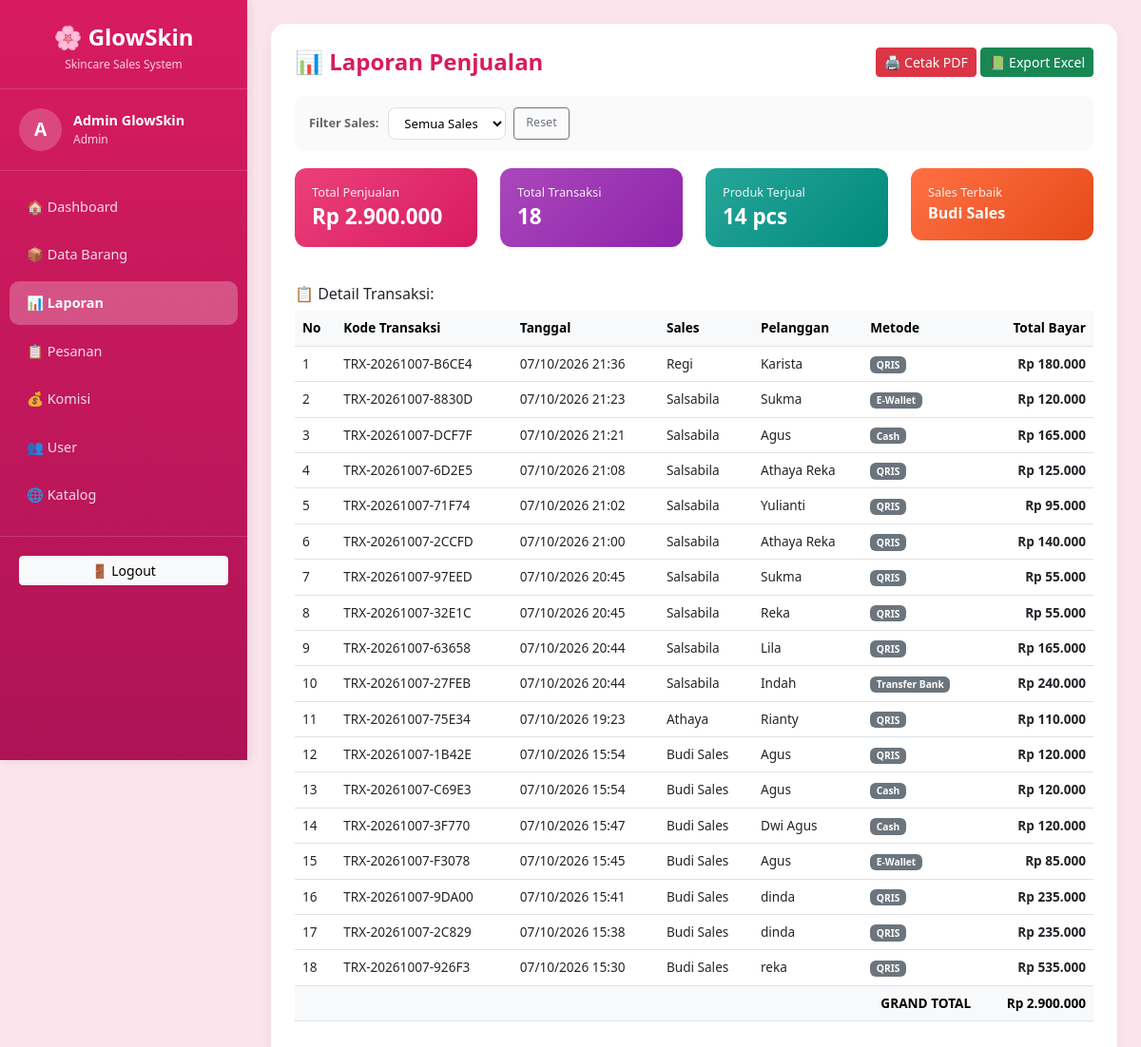
/views/laporan/index.php (signed in), run on the app's committed database.
### tables this page shows
CREATE TABLE `transaksi` (
  `id_transaksi` int(11) NOT NULL,
  `kode_transaksi` varchar(50) NOT NULL,
  `tanggal` datetime DEFAULT current_timestamp(),
  `id_user` int(11) NOT NULL,
  `nama_pelanggan` varchar(100) DEFAULT NULL,
  `metode_bayar` varchar(50) DEFAULT 'Cash',
  `total_bayar` decimal(12,2) NOT NULL,
  `uang_diterima` decimal(12,2) DEFAULT 0.00,
  `kembalian` decimal(12,2) DEFAULT 0.00
);

CREATE TABLE `users` (
  `id_user` int(11) NOT NULL,
  `nama_lengkap` varchar(100) NOT NULL,
  `username` varchar(50) NOT NULL,
  `password` varchar(255) NOT NULL,
  `role` enum('admin','sales') NOT NULL,
  `komisi_persen` decimal(5,2) DEFAULT 0.00,
  `created_at` timestamp NOT NULL DEFAULT current_timestamp()
);

### config/helper.php (called while the page is built, shortened)
<?php
function rupiah($angka) {
    return "Rp " . number_format($angka, 0, ',', '.');
}
?>

### views/laporan/index.php (the view, shortened to what this page needs)
<?php
require_once '../../config/koneksi.php';
require_once '../../config/helper.php';
$filter_sales = isset($_GET['sales']) ? $_GET['sales'] : 'semua';
$where = "";
$query = "SELECT t.*, u.nama_lengkap
          FROM transaksi t
          JOIN users u ON t.id_user = u.id_user
          $where
          ORDER BY t.tanggal DESC";
$result = mysqli_query($koneksi, $query);
$total_semua = 0;
$data_laporan = [];
while ($row = mysqli_fetch_assoc($result)) {
    $total_semua += $row['total_bayar'];
    $data_laporan[] = $row;
}
$total_transaksi = count($data_laporan);
if ($filter_sales != 'semua') {
    $total_produk_terjual = mysqli_fetch_assoc(mysqli_query($koneksi,
        "SELECT SUM(d.jumlah) as total FROM detail_transaksi d
         JOIN transaksi t ON d.id_transaksi = t.id_transaksi
         WHERE t.id_user = '$filter_sales'"))['total'] ?? 0;
} else {
    $total_produk_terjual = mysqli_fetch_assoc(mysqli_query($koneksi,
        "SELECT SUM(jumlah) as total FROM detail_transaksi"))['total'] ?? 0;
}
if ($filter_sales == 'semua') {
    $sales_terbaik = mysqli_fetch_assoc(mysqli_query($koneksi,
        "SELECT u.nama_lengkap, SUM(t.total_bayar) as total
         FROM transaksi t JOIN users u ON t.id_user = u.id_user
         GROUP BY t.id_user ORDER BY total DESC LIMIT 1"));
} else {
    $sales_terbaik = mysqli_fetch_assoc(mysqli_query($koneksi,
        "SELECT u.nama_lengkap FROM users u WHERE u.id_user = '$filter_sales'"));
}
$nama_sales_terpilih = '';
?>
<!DOCTYPE html>
<html lang="id">
<head>
    <link href="https://cdn.jsdelivr.net/npm/bootstrap@5.3.0/dist/css/bootstrap.min.css" rel="stylesheet">
</head>
<body>
<?php include '../partials/sidebar.php'; ?>
<div class="main-content">
    <div class="page-card">
        <div class="page-header no-print">
            <h4>📊 Laporan Penjualan <?= $filter_sales != 'semua' ? '- ' . htmlspecialchars($nama_sales_terpilih) : ''; ?></h4>
            <div>
                <button onclick="window.print()" class="btn btn-danger btn-sm">🖨️ Cetak PDF</button>
                <a href="export_excel.php?sales=<?= $filter_sales; ?>" class="btn btn-success btn-sm">📗 Export Excel</a>
            </div>
        </div>
        <div class="filter-bar no-print">
            <label>Filter Sales:</label>
            <form method="GET" style="display: inline-flex; gap: 8px; margin: 0;">
                <select name="sales" onchange="this.form.submit()">
                    <option value="semua" <?= $filter_sales == 'semua' ? 'selected' : ''; ?>>Semua Sales</option>
                </select>
                <a href="index.php" class="btn btn-outline-secondary btn-sm" style="font-size: 0.78rem; padding: 6px 12px;">Reset</a>
            </form>
        </div>
        <div class="row mb-4 no-print">
            <div class="col-md-3 mb-3">
                <div class="stat-card" style="background: linear-gradient(135deg, #ec407a, #d81b60);">
                    <h6>Total Penjualan</h6>
                    <h3><?= rupiah($total_semua); ?></h3>
                </div>
            </div>
            <div class="col-md-3 mb-3">
                <div class="stat-card" style="background: linear-gradient(135deg, #ab47bc, #8e24aa);">
                    <h6>Total Transaksi</h6>
                    <h3><?= $total_transaksi; ?></h3>
                </div>
            </div>
            <div class="col-md-3 mb-3">
                <div class="stat-card" style="background: linear-gradient(135deg, #26a69a, #00897b);">
                    <h6>Produk Terjual</h6>
                    <h3><?= $total_produk_terjual; ?> pcs</h3>
                </div>
            </div>
            <div class="col-md-3 mb-3">
                <div class="stat-card" style="background: linear-gradient(135deg, #ff7043, #e64a19);">
                    <h6><?= $filter_sales == 'semua' ? 'Sales Terbaik' : 'Nama Sales'; ?></h6>
                    <h3 style="font-size: 1rem;"><?= $sales_terbaik['nama_lengkap'] ?? '-'; ?></h3>
                </div>
            </div>
        </div>
        <h6 class="mb-2 no-print">📋 Detail Transaksi:</h6>
        <div class="table-responsive">
            <table class="table table-hover align-middle" style="font-size: 0.85rem;">
                <thead class="table-light">
                    <tr>
                        <th>No</th>
                        <th>Kode Transaksi</th>
                        <th>Tanggal</th>
                        <?php if ($filter_sales == 'semua'): ?><th>Sales</th><?php endif; ?>
                        <th>Pelanggan</th>
                        <th>Metode</th>
                        <th class="text-end">Total Bayar</th>
                    </tr>
                </thead>
                <tbody>
                    <?php $no = 1; foreach ($data_laporan as $row): ?>
                    <tr>
                        <td><?= $no++; ?></td>
                        <td><?= $row['kode_transaksi']; ?></td>
                        <td><?= date('d/m/Y H:i', strtotime($row['tanggal'])); ?></td>
                        <?php if ($filter_sales == 'semua'): ?>
                            <td><?= $row['nama_lengkap']; ?></td>
                        <?php endif; ?>
                        <td><?= $row['nama_pelanggan']; ?></td>
                        <td><span class="badge bg-secondary"><?= $row['metode_bayar']; ?></span></td>
                        <td class="text-end"><b><?= rupiah($row['total_bayar']); ?></b></td>
                    </tr>
                    <?php endforeach; ?>
                </tbody>
                <tfoot>
                    <tr class="table-light">
                        <th colspan="<?= $filter_sales == 'semua' ? 6 : 5; ?>" class="text-end">GRAND TOTAL</th>
                        <th class="text-end"><?= rupiah($total_semua); ?></th>
                    </tr>
                </tfoot>
            </table>
        </div>
    </div>
</div>
</body>
</html>

### views/laporan/index.php (style rules this page uses)
.page-card { border: none; border-radius: 15px; box-shadow: 0 5px 15px rgba(0,0,0,0.05); padding: 25px; background: white; }
.page-header { display: flex; justify-content: space-between; align-items: center; margin-bottom: 20px; flex-wrap: wrap; gap: 10px; }
.page-header h4 { margin: 0; color: #d81b60; font-weight: bold; }
.stat-card { color: white; border-radius: 12px; padding: 18px; }
.stat-card h6 { margin: 0 0 5px 0; opacity: 0.9; font-size: 0.8rem; }
.stat-card h3 { margin: 0; font-weight: bold; font-size: 1.4rem; }
.filter-bar { background: #fafafa; border-radius: 10px; padding: 12px 15px; margin-bottom: 18px; display: flex; gap: 10px; flex-wrap: wrap; align-items: center; }
.filter-bar label { font-size: 0.8rem; font-weight: 600; color: #666; margin: 0; }
.filter-bar select { font-size: 0.82rem; padding: 6px 12px; border-radius: 8px; border: 1.5px solid #e0e0e0; background: white; }

### views/partials/sidebar.php (style rules this page uses)
* { box-sizing: border-box; }
html, body { margin: 0; padding: 0; width: 100%; overflow-x: hidden; }
body { background-color: #fce4ec; font-family: 'Segoe UI', sans-serif; }
.main-content { margin-left: 260px; padding: 25px; min-height: 100vh; max-width: calc(100% - 260px); overflow-x: hidden; }
.page-card, .kasir-card { border: none; border-radius: 15px; box-shadow: 0 5px 15px rgba(0,0,0,0.05); background: white; }

### data on the page
transaksi: kode_transaksi "TRX-20261007-B6CE4", tanggal "07/10/2026 21:36", id_user.nama_lengkap "Regi", nama_pelanggan "Karista", metode_bayar "QRIS", total_bayar "Rp 180.000"
transaksi: kode_transaksi "TRX-20261007-8830D", tanggal "07/10/2026 21:23", id_user.nama_lengkap "Salsabila", nama_pelanggan "Sukma", metode_bayar "E-Wallet", total_bayar "Rp 120.000"
transaksi: kode_transaksi "TRX-20261007-DCF7F", tanggal "07/10/2026 21:21", id_user.nama_lengkap "Salsabila", nama_pelanggan "Agus", metode_bayar "Cash", total_bayar "Rp 165.000"
transaksi: kode_transaksi "TRX-20261007-6D2E5", tanggal "07/10/2026 21:08", id_user.nama_lengkap "Salsabila", nama_pelanggan "Athaya Reka", metode_bayar "QRIS", total_bayar "Rp 125.000"
transaksi: kode_transaksi "TRX-20261007-71F74", tanggal "07/10/2026 21:02", id_user.nama_lengkap "Salsabila", nama_pelanggan "Yulianti", metode_bayar "QRIS", total_bayar "Rp 95.000"
transaksi: kode_transaksi "TRX-20261007-2CCFD", tanggal "07/10/2026 21:00", id_user.nama_lengkap "Salsabila", nama_pelanggan "Athaya Reka", metode_bayar "QRIS", total_bayar "Rp 140.000"
transaksi: kode_transaksi "TRX-20261007-97EED", tanggal "07/10/2026 20:45", id_user.nama_lengkap "Salsabila", nama_pelanggan "Sukma", metode_bayar "QRIS", total_bayar "Rp 55.000"
transaksi: kode_transaksi "TRX-20261007-32E1C", tanggal "07/10/2026 20:45", id_user.nama_lengkap "Salsabila", nama_pelanggan "Reka", metode_bayar "QRIS", total_bayar "Rp 55.000"
transaksi: kode_transaksi "TRX-20261007-63658", tanggal "07/10/2026 20:44", id_user.nama_lengkap "Salsabila", nama_pelanggan "Lila", metode_bayar "QRIS", total_bayar "Rp 165.000"
transaksi: kode_transaksi "TRX-20261007-27FEB", tanggal "07/10/2026 20:44", id_user.nama_lengkap "Salsabila", nama_pelanggan "Indah", metode_bayar "Transfer Bank", total_bayar "Rp 240.000"
transaksi: kode_transaksi "TRX-20261007-75E34", tanggal "07/10/2026 19:23", id_user.nama_lengkap "Athaya", nama_pelanggan "Rianty", metode_bayar "QRIS", total_bayar "Rp 110.000"
transaksi: kode_transaksi "TRX-20261007-1B42E", tanggal "07/10/2026 15:54", id_user.nama_lengkap "Budi Sales", nama_pelanggan "Agus", metode_bayar "QRIS", total_bayar "Rp 120.000"
transaksi: kode_transaksi "TRX-20261007-C69E3", tanggal "07/10/2026 15:54", id_user.nama_lengkap "Budi Sales", nama_pelanggan "Agus", metode_bayar "Cash", total_bayar "Rp 120.000"
transaksi: kode_transaksi "TRX-20261007-3F770", tanggal "07/10/2026 15:47", id_user.nama_lengkap "Budi Sales", nama_pelanggan "Dwi Agus", metode_bayar "Cash", total_bayar "Rp 120.000"
transaksi: kode_transaksi "TRX-20261007-F3078", tanggal "07/10/2026 15:45", id_user.nama_lengkap "Budi Sales", nama_pelanggan "Agus", metode_bayar "E-Wallet", total_bayar "Rp 85.000"
transaksi: kode_transaksi "TRX-20261007-9DA00", tanggal "07/10/2026 15:41", id_user.nama_lengkap "Budi Sales", nama_pelanggan "dinda", metode_bayar "QRIS", total_bayar "Rp 235.000"
transaksi: kode_transaksi "TRX-20261007-2C829", tanggal "07/10/2026 15:38", id_user.nama_lengkap "Budi Sales", nama_pelanggan "dinda", metode_bayar "QRIS", total_bayar "Rp 235.000"
transaksi: kode_transaksi "TRX-20261007-926F3", tanggal "07/10/2026 15:30", id_user.nama_lengkap "Budi Sales", nama_pelanggan "reka", metode_bayar "QRIS", total_bayar "Rp 535.000"

### other printed values
$inisial "A"
$_SESSION['nama_lengkap'] "Admin GlowSkin"
$_SESSION['role'] "Admin"
rupiah($total_semua) "Rp 2.900.000"
$total_transaksi "18"
$total_produk_terjual "14"
$sales_terbaik['nama_lengkap'] "Budi Sales"
